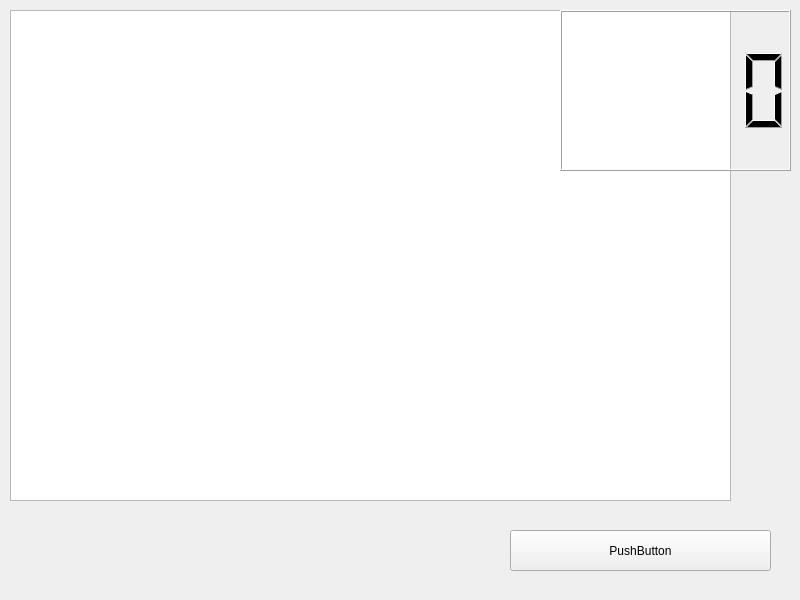
<?xml version="1.0" encoding="UTF-8"?>
<ui version="4.0">
 <class>Main</class>
 <widget class="QWidget" name="Main">
  <property name="geometry">
   <rect>
    <x>0</x>
    <y>0</y>
    <width>800</width>
    <height>600</height>
   </rect>
  </property>
  <property name="windowTitle">
   <string>Main</string>
  </property>
  <widget class="QLCDNumber" name="lcdNumber">
   <property name="geometry">
    <rect>
     <x>560</x>
     <y>10</y>
     <width>231</width>
     <height>161</height>
    </rect>
   </property>
  </widget>
  <widget class="QTextEdit" name="textEdit">
   <property name="geometry">
    <rect>
     <x>10</x>
     <y>10</y>
     <width>721</width>
     <height>491</height>
    </rect>
   </property>
  </widget>
  <widget class="QPushButton" name="pushButton">
   <property name="geometry">
    <rect>
     <x>510</x>
     <y>530</y>
     <width>261</width>
     <height>41</height>
    </rect>
   </property>
   <property name="text">
    <string>PushButton</string>
   </property>
  </widget>
  <zorder>textEdit</zorder>
  <zorder>lcdNumber</zorder>
  <zorder>pushButton</zorder>
 </widget>
 <resources/>
 <connections/>
</ui>
